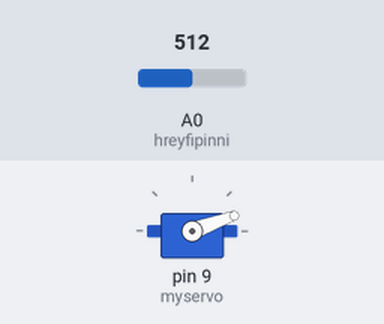
A sketch run on a simulated Arduino Uno, built with avr-gcc and run on an emulated ATmega328P. On the bench: servo. The inputs (shaded band) are chosen by the test bench; at power-on: A0 (hreyfipinni) = 512.

Above: at 1.2 s.
1.3 s: A0 (hreyfipinni) set to 1012
2.8 s: A0 (hreyfipinni) set to 1023
At 5.6 s:
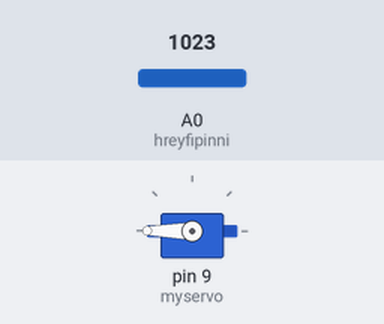
5.8 s: A0 (hreyfipinni) set to 0
At 6.27 s:
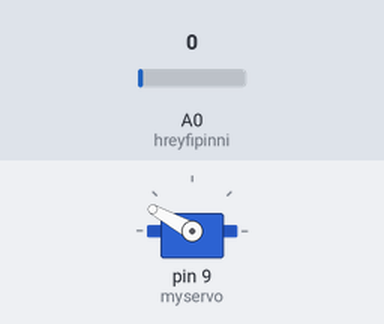
8.8 s: A0 (hreyfipinni) set to 30
At 9.4 s:
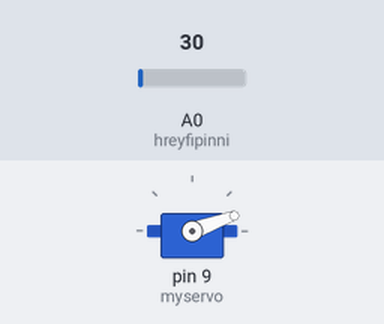
Timing chart, 0 to 11.3 s (numbered marks = the images above; inputs shaded):
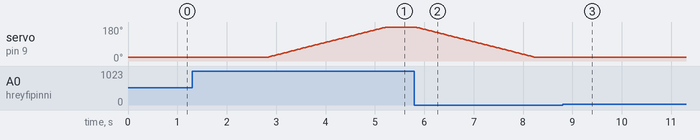

The sketch:

hreyfist_styripinni.ino
```cpp
#include <Servo.h> //using the servo library

Servo myservo; // create an servo object
int hreyfipinni = A0;
int hreyfipinniStada = 0;
int teljari = 20;


void setup() {
  Serial.begin(9600);
  myservo.attach(9);
}

void loop() {
  if(teljari>180) {
    teljari=180;
  }
  if(teljari<20) {
    teljari=20;
  }
  hreyfipinniStada = analogRead(hreyfipinni);
  //hreyfipinniStada = map(hreyfipinniStada, 0, 1023, 0, 180);
  if(hreyfipinniStada==1023) {
    teljari++;
    delay(15);
  }
  if(hreyfipinniStada==0) {
    teljari--;
    delay(15);
  }
  myservo.write(teljari);
}
```

Measured:
- the behaviour switches between 1022 and 1023 on A0 (hreyfipinni) (found by bisection; images 0 and 1)
- after the input at 1.3 s, every drawn part: stays the same
- after the input at 2.8 s, servo on pin 9 (myservo): moves from 20° to 180° over 2.4 s, starting at once
- after the input at 5.8 s, servo on pin 9 (myservo): moves from 180° to 19° over 2.4 s, starting at once
- after the input at 8.8 s, servo on pin 9 (myservo): 19° → 20° at once
